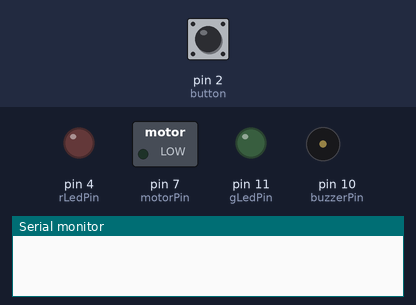
This sketch was run on a simulated Arduino Uno, built with avr-gcc and run on an emulated ATmega328P. Parts: switched loads named in the sketch (green lamp = pin HIGH), output pins drawn as LEDs (lit = HIGH), buzzer (waves = sounding), the last lines printed to the serial monitor. The inputs (shaded band) are chosen by the test bench; at power-on: pin 2 (button) HIGH.

Above: at 1.2 s.
1.3 s: pin 2 (button) pulled LOW for 0.15 s
At 1.8 s:
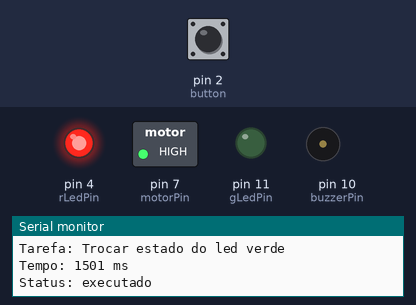
4.4 s: pin 2 (button) pulled LOW for 1 s
At 5.7 s:
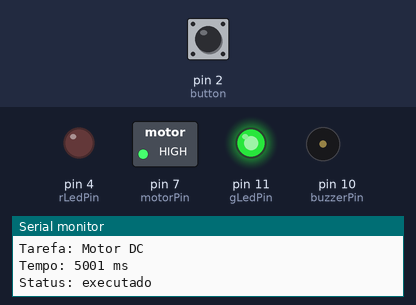
8.4 s: pin 2 (button) pulled LOW for 0.15 s
At 9.5 s:
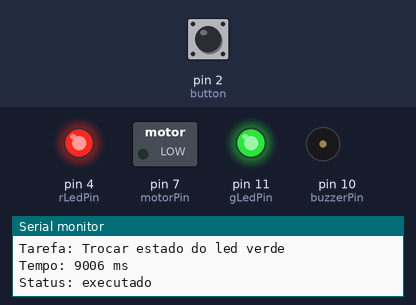
11.5 s: pin 2 (button) pulled LOW for 3.2 s
At 16.0 s:
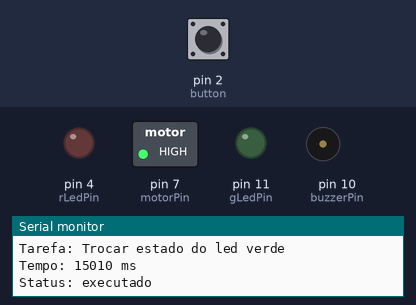
20.7 s: pin 2 (button) pulled LOW for 0.15 s
At 22.0 s:
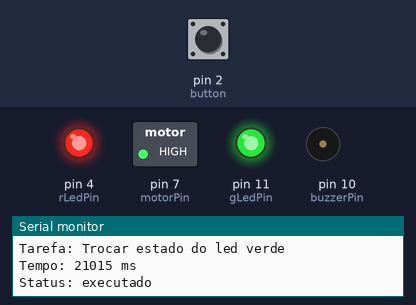
23.8 s: pin 2 (button) pulled LOW for 1 s
At 24.75 s:
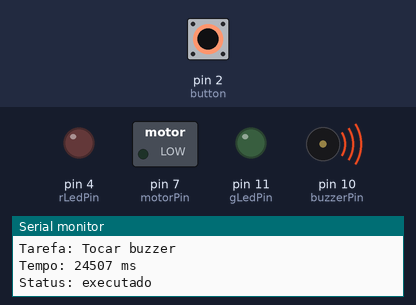
Timing chart, 0 to 27.8 s (numbered marks = the images above; inputs shaded):
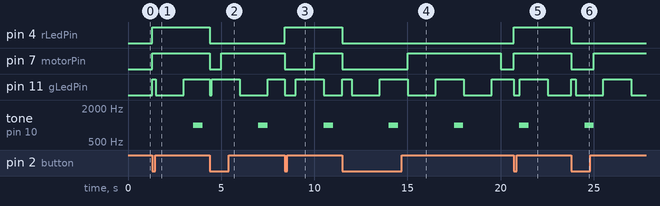

The sketch:

q2.ino
```cpp
#define INTERVAL1 1500
#define INTERVAL2 5000
#define INTERVAL3 3500

unsigned long limiteTarefa1 = INTERVAL1;
unsigned long limiteTarefa2 = INTERVAL2;
unsigned long limiteTarefa3 = INTERVAL3;
unsigned long timeTarefa1;
unsigned long timeTarefa2;
unsigned long timeTarefa3;

const unsigned int gLedPin = 11;
const unsigned int rLedPin = 4;
const unsigned int motorPin = 7;
const unsigned int buzzerPin = 10;
const unsigned int button = 2;

bool buzzerState = false;

void info(String tarefa, String id, unsigned int tempo);
void interruptThread();

void setup() {
  timeTarefa1 = 0;
  timeTarefa2 = 0;
  timeTarefa3 = 0;

  pinMode(gLedPin, OUTPUT);
  pinMode(rLedPin, OUTPUT);
  pinMode(motorPin, OUTPUT);
  pinMode(buzzerPin, OUTPUT);

  digitalWrite(motorPin, LOW);

  attachInterrupt(digitalPinToInterrupt(button), interruptThread, FALLING);

  Serial.begin(9600);
}

void loop() {
  // Tarefa 1 - Led Verde
  unsigned int timeDiffT1 = millis() - timeTarefa1;
  if(timeDiffT1 > limiteTarefa1){
    digitalWrite(gLedPin, !digitalRead(gLedPin));
    timeTarefa1 = millis();
    info("Trocar estado do led verde", "T1", timeTarefa1);
  }

  // Tarefa 2 - Motor DC
  unsigned int timeDiffT2 = millis() - timeTarefa2;
  if(timeDiffT2 > limiteTarefa2){
    digitalWrite(motorPin, !digitalRead(motorPin));
    timeTarefa2 = millis();
    info("Motor DC", "T2", timeTarefa2);
  }

  // Tarefa 3 - Buzzer
  unsigned int timeDiffT3 = millis() - timeTarefa3;
  if (timeDiffT3 > limiteTarefa3) {
    tone(buzzerPin, 1000, 500);
    timeTarefa3 = millis();
    info("Tocar buzzer", "T3", timeTarefa3);
  }
}

void info(String tarefa, String id, unsigned int tempo) {
  Serial.println("\nID: " + id);
  Serial.println("Tarefa: " + tarefa);
  Serial.println("Tempo: " + String(tempo) + " ms");
  Serial.println("Status: executado");
}

void interruptThread() {
  digitalWrite(rLedPin, !digitalRead(rLedPin));
  digitalWrite(gLedPin, !digitalRead(gLedPin));
  digitalWrite(motorPin, !digitalRead(motorPin));
  noTone(buzzerPin);
  info("INTERRUPT", "ISR", millis());
}
```

Measured:
- after the input at 1.3 s, pin 4 (rLedPin), pin 7 (motorPin): LOW → HIGH at once
- after the input at 4.4 s, pin 4 (rLedPin): HIGH → LOW at once; pin 7 (motorPin): HIGH → LOW after 0.00 s instead of 0.60 s
- after the input at 8.4 s, pin 4 (rLedPin): LOW → HIGH at once; pin 7 (motorPin): HIGH → LOW after 0.00 s instead of 1.6 s
- after the input at 11.5 s, pin 4 (rLedPin): HIGH → LOW at once
- after the input at 20.7 s, pin 4 (rLedPin), pin 7 (motorPin): LOW → HIGH at once
- after the input at 23.8 s, pin 4 (rLedPin): HIGH → LOW at once; pin 7 (motorPin): HIGH → LOW after 0.00 s instead of 1.2 s
- by itself, pin 11 (gLedPin): repeats every 3.0 s: LOW 1.5 s, HIGH 1.5 s
- by itself, tone on pin 10 (buzzerPin): alternates 1000 Hz for 0.50 s and silent for 3.0 s
